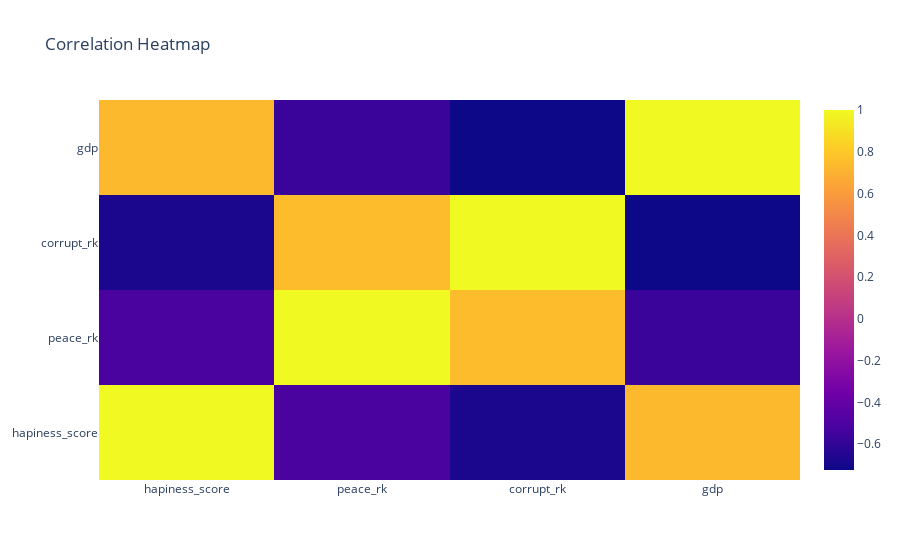

The notebook cell saved with this chart:
### Code cell
corr3 = df_exp3.corr()

hm3 = go.Heatmap(z = corr3.values, x = corr3.index.values.tolist(), y = corr3.index.values.tolist())

data = hm3
layout = go.Layout(title = 'Correlation Heatmap')

fig = dict(data = data, layout = layout)
iplot(fig)

### Figure 1 — Plotly figure (JSON) as saved in the notebook; plotly's stock layout.template omitted (floating-point values rounded to 4 significant figures)
{"data": [{"type": "heatmap", "x": ["hapiness_score", "peace_rk", "corrupt_rk", "gdp"], "y": ["hapiness_score", "peace_rk", "corrupt_rk", "gdp"], "z": [[1, -0.51, -0.6749, 0.7314], [-0.51, 1, 0.7465, -0.5727], [-0.6749, 0.7465, 1, -0.7235], [0.7314, -0.5727, -0.7235, 1]]}], "layout": {"title": {"text": "Correlation Heatmap"}}}
